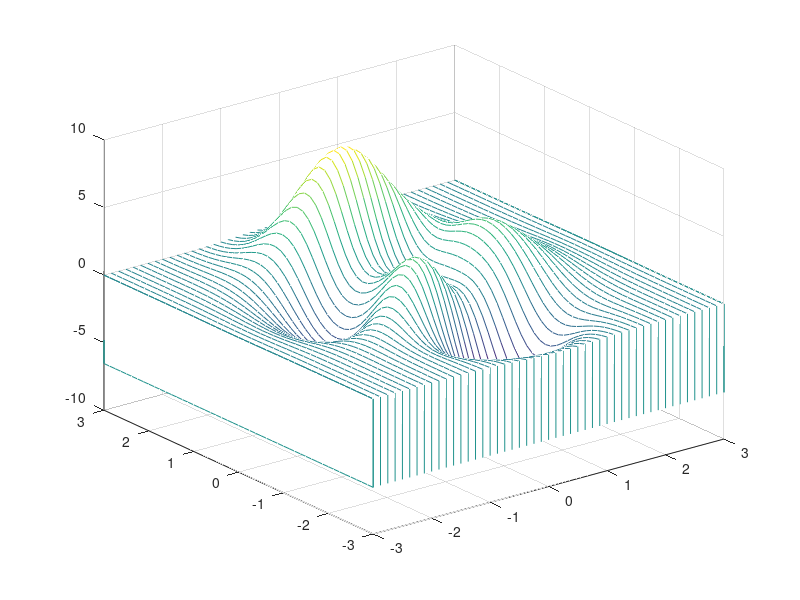
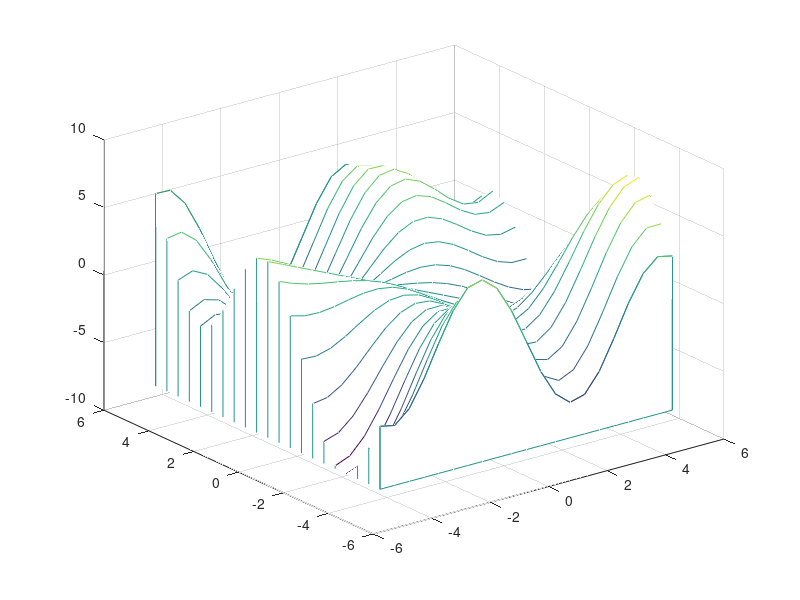
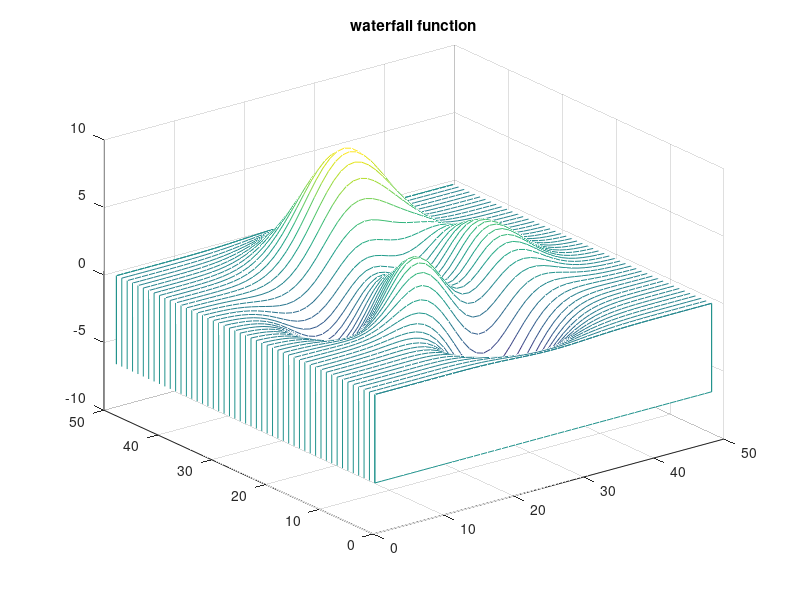

Write the MATLAB code that produced these figures, in order.
%=============================================================================
% Copyright (c) 2016-present Allan CORNET (Nelson)
%=============================================================================
% This file is part of Nelson.
%=============================================================================
% LICENCE_BLOCK_BEGIN
% SPDX-License-Identifier: LGPL-3.0-or-later
% LICENCE_BLOCK_END
%=============================================================================
% <--ADV-CLI MODE-->
%=============================================================================
f = figure();
[X, Y] = meshgrid(-3:.125:3);
Z = peaks(X,Y);
w = waterfall(X',Y',Z');
%=============================================================================
f = figure();
[X,Y] = meshgrid(-5:.5:5);
Z = Y.*sin(X) - X.*cos(Y);
p = waterfall(X, Y, Z);
%=============================================================================
f = figure();
Z = peaks();
waterfall(Z);
title ("waterfall function");
%=============================================================================
